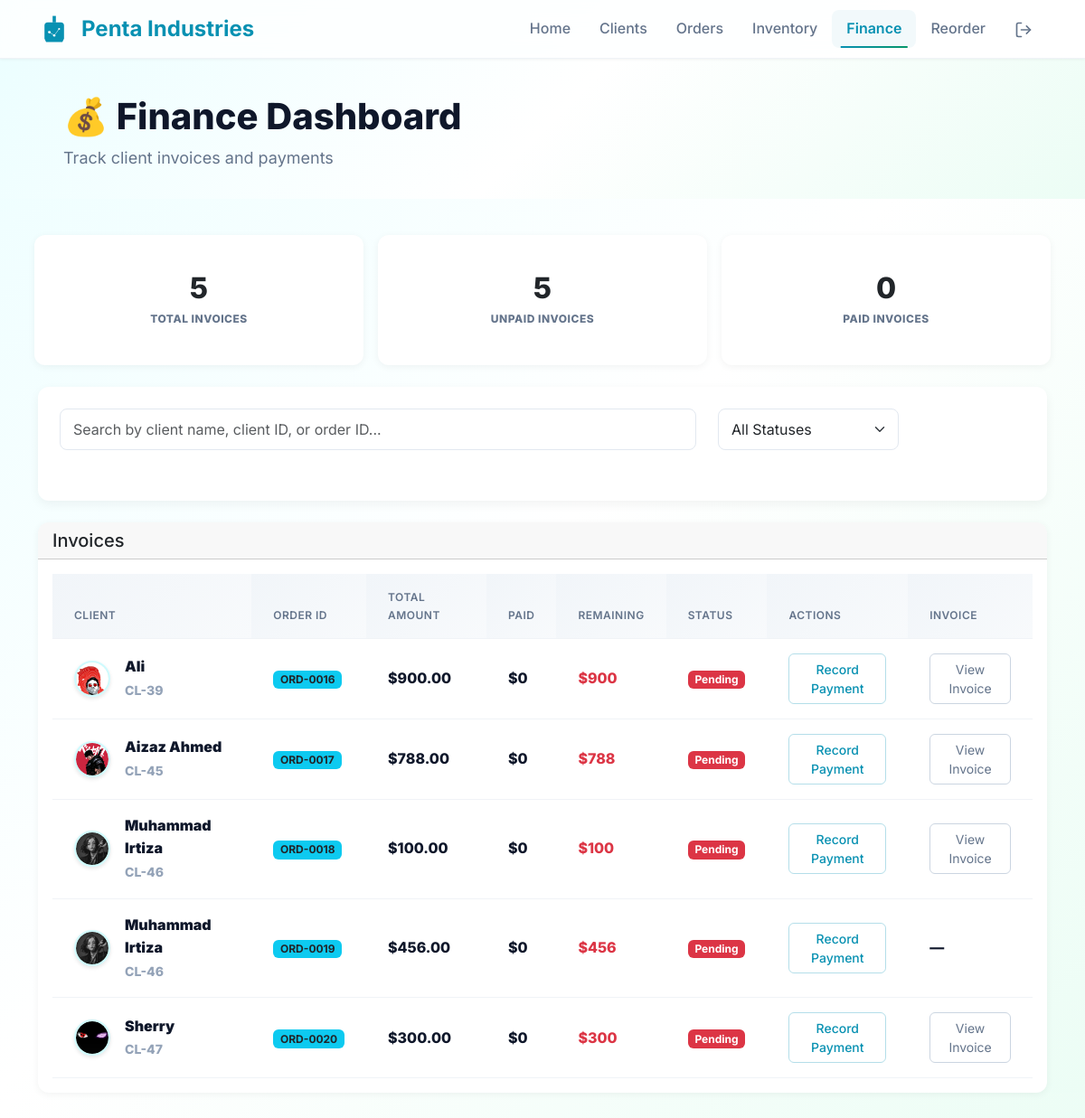
/finance/ (signed in), run on the app's committed database.
### core/models.py (models this page shows, shortened)
class Order(models.Model):
    STATUS_CHOICES = [
        ('sample_preparing', 'Sample Preparing'),
        ('production_starts', 'Production Starts'),
        ('quality_checking', 'Quality Checking'),
        ('ready_for_shipment', 'Ready for Shipment'),
        ('shipped', 'Shipped'),
        ('completed', 'Completed'),
    ]
    order_id = models.CharField(max_length=20, unique=True, blank=True)
    fabric_type = models.CharField(max_length=100, blank=True, null=True)
    quantity = models.PositiveIntegerField(blank=True, null=True)
    payment = models.DecimalField(max_digits=10,decimal_places=2, blank=True, null=True)
    client = models.ForeignKey(Client, on_delete=models.CASCADE, related_name='orders')
    status = models.CharField(max_length=50, choices=STATUS_CHOICES, default='sample_preparing')
    created_at = models.DateTimeField(auto_now_add=True)
    due_date = models.DateField(blank=True, null=True)
    paid_amount = models.DecimalField(max_digits=10, decimal_places=2, default=0)
    payment_method = models.CharField(
        max_length=20,
        choices=[
            ('cash', 'Cash'),
            ('bank_transfer', 'Bank Transfer'),
            ('credit_card', 'Credit Card'),
            ('upi', 'UPI'),
            ('other', 'Other')
        ],
        default='bank_transfer'
    )

class Client(models.Model):
    name = models.CharField(max_length=100)
    email = models.EmailField(null=True,blank=True)
    phone = models.CharField(max_length=15, blank=True)
    company = models.CharField(max_length=100, blank=True)
    is_active = models.BooleanField(default=True)
    avatar = models.ImageField(upload_to='avatars/' , blank=True , null=True)
    created_at = models.DateTimeField(auto_now_add=True)

### core/views.py (the view, shortened to what this page needs)
# urls.py: path('finance/', views.finance_dashboard, name='finance_dashboard'),
@login_required
def finance_dashboard(request):
    search_query = request.GET.get('q', '').strip()
    status_filter = request.GET.get('status', '').strip()
    client_invoices = Order.objects.select_related('client').prefetch_related('invoices').annotate(
        total_paid=Coalesce(Sum('invoices__amount'), 0, output_field=DecimalField()),
        db_remaining=F('payment') - Coalesce(Sum('invoices__amount'), 0, output_field=DecimalField())
    )
    if search_query:
        client_invoices = client_invoices.filter(
            Q(client__name__icontains=search_query) |
            Q(client__id__icontains=search_query) |
            Q(order_id__icontains=search_query)
        )
    total_invoices = client_invoices.count()
    paid_invoices = client_invoices.filter(db_remaining__lte=0).count()
    unpaid_invoices = total_invoices - paid_invoices
    context = {
    'client_invoices': client_invoices,
    'vendor_bills': [],
    'total_invoices': total_invoices,
    'paid_invoices': paid_invoices,
    'unpaid_invoices': unpaid_invoices,
}
    return render(request, 'finance.html', context)

### templates/finance.html (shortened to what this page needs)
{% load static %}
<!DOCTYPE html>
<html lang="en">
<head>
  <link href="https://cdn.jsdelivr.net/npm/bootstrap@5.3.2/dist/css/bootstrap.min.css" rel="stylesheet">
  <link href="{% static 'css/finance-dashboard.css' %}" rel="stylesheet">
</head>
<body>
<nav class="navbar navbar-expand-lg navbar-light bg-white border-bottom">
  <div class="container">
    <a class="navbar-brand d-flex align-items-center" href="/">
      <span class="fw-bold">Penta Industries</span>
    </a>
    <div class="navbar-nav ms-auto">
      <a class="nav-link {% if request.path == '/' %}active{% endif %}" href="/">Home</a>
      <a class="nav-link {% if request.path == '/client/' %}active{% endif %}" href="/client/">Clients</a>
      <a class="nav-link {% if request.path == '/order/' %}active{% endif %}" href="/order/">Orders</a>
      <a class="nav-link {% if request.path == '/inventory/' %}active{% endif %}" href="/inventory/">Inventory</a>
      <a class="nav-link {% if request.path == '/finance/' %}active{% endif %}" href="/finance/">Finance</a>
      <a class="nav-link {% if request.path == '/reorder/' %}active{% endif %}" href="/reorder/">Reorder</a>
      <a class="nav-link" href="{% url 'logout' %}" title="Logout">
</a>
    </div>
  </div>
</nav>
  <div class="header-section" style="height: 155px;">
    <div class="d-flex justify-content-between align-items-center mb-4">
      <div style="position: relative; left: 70px;">
        <h1 class="display-5" style="font-weight: 800; font-size: 40px;">💰 Finance Dashboard</h1>
        <p class="text-muted mb-0">Track client invoices and payments</p>
      </div>
    </div>
  </div>
  <div class="container mt-4 ">
    <div class="row g-3 mb-4">
      <div class="col-md-4">
        <div class="card stat-card border-top border-4 border-primary">
          <div class="card-body text-center">
            <h2 class="mb-0">{{ total_invoices }}</h2>
            <small class="text-muted">TOTAL INVOICES</small>
          </div>
        </div>
      </div>
      <div class="col-md-4">
        <div class="card stat-card border-top border-4 border-danger">
          <div class="card-body text-center">
            <h2 class="mb-0">{{ unpaid_invoices }}</h2>
            <small class="text-muted">UNPAID INVOICES</small>
          </div>
        </div>
      </div>
      <div class="col-md-4">
        <div class="card stat-card border-top border-4 border-success">
          <div class="card-body text-center">
            <h2 class="mb-0">{{ paid_invoices }}</h2>
            <small class="text-muted">PAID INVOICES</small>
          </div>
        </div>
      </div>
    </div>
  </div>
  <div class="container">
    <div class="search-filter-section">
      <div class="row">
        <div class="col-md-8 mb-3 mb-md-0">
          <div class="input-group">
            <input type="text" class="form-control" id="searchInput"
              placeholder="Search by client name, client ID, or order ID..." value="{{ request.GET.q }}">
          </div>
        </div>
        <div class="col-md-4">
          <select class="form-select" id="statusFilter" onchange="applyFilter()">
            <option value="">All Statuses</option>
          </select>
        </div>
      </div>
    </div>
  </div>
  <div class="container mb-5">
    <div class="card inventory-table-card">
      <div class="card-header d-flex justify-content-between align-items-center">
        <h5 class="mb-0">Invoices</h5>
      </div>
      <div class="card-body">
        <div class="table-responsive">
          <table class="table table-hover mb-0">
            <thead class="table-light">
              <tr>
                <th>Client</th>
                <th>Order ID</th>
                <th>Total Amount</th>
                <th>Paid</th>
                <th>Remaining</th>
                <th>Status</th>
                <th>Actions</th>
                <th>Invoice</th>
              </tr>
            </thead>
            <tbody>
              {% for order in client_invoices %}
              <tr>
                <td>
                  <div class="d-flex align-items-center">
                    <div class="client-avatar me-3">
                      {% if order.client.avatar %}
                      <img src="{{ order.client.avatar.url }}" alt="{{ order.client.name }}" class="avatar-img"
                        width="36" height="36">
                      {% else %}
                      <span style="background-color: {{ order.client.get_avatar_color }};">
                        {{ order.client.get_initials }}
                      </span>
                      {% endif %}
                    </div>
                    <div>
                      <div><strong>{{ order.client.name }}</strong></div>
                      <small class="text-muted">CL-{{ order.client.id }}</small>
                    </div>
                  </div>
                </td>
                <td><span class="badge bg-info text-dark">{{ order.order_id }}</span></td>
                <td>${{ order.payment }}</td>
                <td>${{ order.total_paid }}</td>
                <td>
                  {% if order.db_remaining > 0 %}
                  <span class="text-danger">${{ order.db_remaining }}</span>
                  {% else %}
                  <span class="text-success">$0</span>
                  {% endif %}
                </td>
                <td>
                  {% if order.db_remaining <= 0 %} <span class="badge bg-success">Paid</span>
                    {% elif order.total_paid > 0 %}
                    <span class="badge bg-warning text-dark">Partial</span>
                    {% else %}
                    <span class="badge bg-danger">Pending</span>
                    {% endif %}
                </td>
                <td>
                  <button type="button" class="btn btn-sm btn-outline-primary" data-bs-toggle="modal"
                    data-bs-target="#paymentModal" data-order-id="{{ order.id }}"
                    data-order-ref="ORD-{{ order.order_id }}" data-current-paid="{{ order.total_paid|floatformat:2 }}"
                    data-total="{{ order.payment }}">
                    Record Payment
                  </button>
                </td>
                <td>
                  {% if order.invoices.exists %}
                  <a href="{% url 'view_invoice' order.invoices.first.id %}" class="btn btn-sm btn-outline-secondary"
                    target="_blank">
                    View Invoice
                  </a>
                  {% else %}
                  —
                  {% endif %}
                </td>
              </tr>
              {% empty %}
              <tr>
                <td colspan="9" class="text-center py-4">
                  <h4 class="text-muted">No invoices yet.</h4>
                </td>
              </tr>
              {% endfor %}
            </tbody>
          </table>
        </div>
      </div>
    </div>
  </div>
</body>
</html>

### templates/finance.html (style rules this page uses)
.client-avatar { width: 36px; height: 36px; border-radius: 50%; overflow: hidden; display: flex; align-items: center; justify-content: center; flex-shrink: 0; box-shadow: 0 2px 4px rgba(0, 0, 0, 0.1); }
.client-avatar img { width: 100%; height: 100%; object-fit: cover; border-radius: 50%; }
.search-filter-section { background: #fff; border-radius: 12px; padding: 1.5rem; box-shadow: 0 4px 12px rgba(0, 0, 0, 0.05); margin-bottom: 1.5rem; }
.stat-card { border-top-width: 4px !important; border-top-style: solid !important; }
.card-body { font-weight: 800 !important; }
.card-body h2 { font-weight: 800 !important; }
.card-body .text-muted { font-weight: 800 !important; }

### data on the page
Order: client.avatar (picture), client.name "Ali", client.id "39", order_id "ORD-0016", payment "900.00", total_paid "0", db_remaining "900", shows "Pending", shows "View Invoice"
Order: client.avatar (picture), client.name "Aizaz Ahmed", client.id "45", order_id "ORD-0017", payment "788.00", total_paid "0", db_remaining "788", shows "Pending", shows "View Invoice"
Order: client.avatar (picture), client.name "Muhammad Irtiza", client.id "46", order_id "ORD-0018", payment "100.00", total_paid "0", db_remaining "100", shows "Pending", shows "View Invoice"
Order: client.avatar (picture), client.name "Muhammad Irtiza", client.id "46", order_id "ORD-0019", payment "456.00", total_paid "0", db_remaining "456", shows "Pending"
Order: client.avatar (picture), client.name "Sherry", client.id "47", order_id "ORD-0020", payment "300.00", total_paid "0", db_remaining "300", shows "Pending", shows "View Invoice"

### other printed values
{{ total_invoices }} "5"
{{ unpaid_invoices }} "5"
{{ paid_invoices }} "0"
